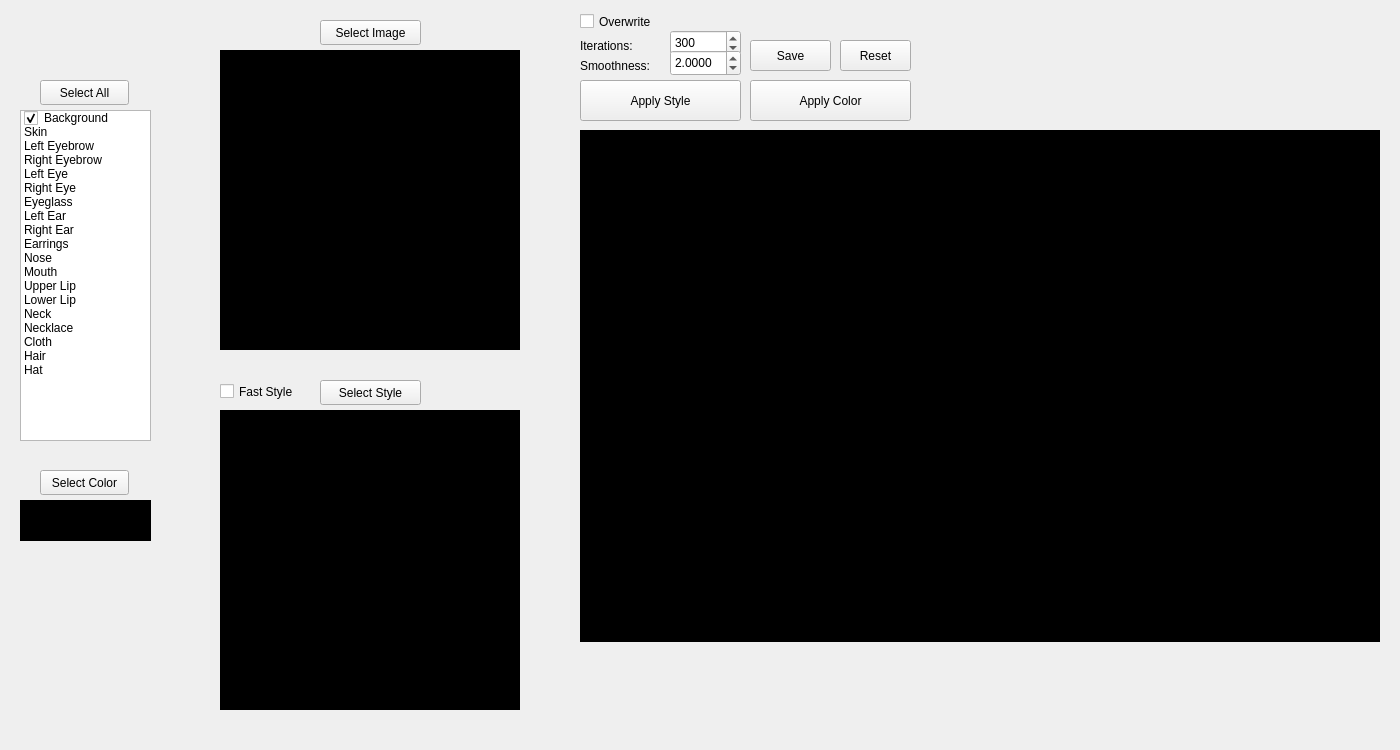
<?xml version="1.0" encoding="UTF-8"?>
<ui version="4.0">
 <class>SelfieArt</class>
 <widget class="QMainWindow" name="SelfieArt">
  <property name="geometry">
   <rect>
    <x>0</x>
    <y>0</y>
    <width>1400</width>
    <height>750</height>
   </rect>
  </property>
  <property name="windowTitle">
   <string notr="true">SelfieArt</string>
  </property>
  <widget class="QWidget" name="centralwidget">
   <widget class="QLabel" name="img">
    <property name="geometry">
     <rect>
      <x>220</x>
      <y>50</y>
      <width>300</width>
      <height>300</height>
     </rect>
    </property>
    <property name="autoFillBackground">
     <bool>false</bool>
    </property>
    <property name="styleSheet">
     <string notr="true">background-color: rgb(0, 0, 0);</string>
    </property>
    <property name="text">
     <string/>
    </property>
    <property name="scaledContents">
     <bool>true</bool>
    </property>
   </widget>
   <widget class="QLabel" name="style">
    <property name="geometry">
     <rect>
      <x>220</x>
      <y>410</y>
      <width>300</width>
      <height>300</height>
     </rect>
    </property>
    <property name="autoFillBackground">
     <bool>false</bool>
    </property>
    <property name="styleSheet">
     <string notr="true">background-color: rgb(0, 0, 0);</string>
    </property>
    <property name="text">
     <string/>
    </property>
    <property name="scaledContents">
     <bool>true</bool>
    </property>
   </widget>
   <widget class="QListWidget" name="listWidget">
    <property name="geometry">
     <rect>
      <x>20</x>
      <y>110</y>
      <width>131</width>
      <height>331</height>
     </rect>
    </property>
    <property name="layoutDirection">
     <enum>Qt::LeftToRight</enum>
    </property>
    <property name="layoutMode">
     <enum>QListView::Batched</enum>
    </property>
    <item>
     <property name="text">
      <string>Background</string>
     </property>
     <property name="checkState">
      <enum>Checked</enum>
     </property>
    </item>
    <item>
     <property name="text">
      <string>Skin</string>
     </property>
     <property name="checkState">
      <enum>Unchecked</enum>
     </property>
    </item>
    <item>
     <property name="text">
      <string>Left Eyebrow</string>
     </property>
     <property name="checkState">
      <enum>Unchecked</enum>
     </property>
    </item>
    <item>
     <property name="text">
      <string>Right Eyebrow</string>
     </property>
     <property name="checkState">
      <enum>Unchecked</enum>
     </property>
    </item>
    <item>
     <property name="text">
      <string>Left Eye</string>
     </property>
     <property name="checkState">
      <enum>Unchecked</enum>
     </property>
    </item>
    <item>
     <property name="text">
      <string>Right Eye</string>
     </property>
     <property name="checkState">
      <enum>Unchecked</enum>
     </property>
    </item>
    <item>
     <property name="text">
      <string>Eyeglass</string>
     </property>
     <property name="checkState">
      <enum>Unchecked</enum>
     </property>
    </item>
    <item>
     <property name="text">
      <string>Left Ear</string>
     </property>
     <property name="checkState">
      <enum>Unchecked</enum>
     </property>
    </item>
    <item>
     <property name="text">
      <string>Right Ear</string>
     </property>
     <property name="checkState">
      <enum>Unchecked</enum>
     </property>
    </item>
    <item>
     <property name="text">
      <string>Earrings</string>
     </property>
     <property name="checkState">
      <enum>Unchecked</enum>
     </property>
    </item>
    <item>
     <property name="text">
      <string>Nose</string>
     </property>
     <property name="checkState">
      <enum>Unchecked</enum>
     </property>
    </item>
    <item>
     <property name="text">
      <string>Mouth</string>
     </property>
     <property name="checkState">
      <enum>Unchecked</enum>
     </property>
    </item>
    <item>
     <property name="text">
      <string>Upper Lip</string>
     </property>
     <property name="checkState">
      <enum>Unchecked</enum>
     </property>
    </item>
    <item>
     <property name="text">
      <string>Lower Lip</string>
     </property>
     <property name="checkState">
      <enum>Unchecked</enum>
     </property>
    </item>
    <item>
     <property name="text">
      <string>Neck</string>
     </property>
     <property name="checkState">
      <enum>Unchecked</enum>
     </property>
    </item>
    <item>
     <property name="text">
      <string>Necklace</string>
     </property>
     <property name="checkState">
      <enum>Unchecked</enum>
     </property>
    </item>
    <item>
     <property name="text">
      <string>Cloth</string>
     </property>
     <property name="checkState">
      <enum>Unchecked</enum>
     </property>
    </item>
    <item>
     <property name="text">
      <string>Hair</string>
     </property>
     <property name="checkState">
      <enum>Unchecked</enum>
     </property>
    </item>
    <item>
     <property name="text">
      <string>Hat</string>
     </property>
     <property name="checkState">
      <enum>Unchecked</enum>
     </property>
    </item>
   </widget>
   <widget class="QPushButton" name="applyButton">
    <property name="geometry">
     <rect>
      <x>580</x>
      <y>80</y>
      <width>161</width>
      <height>41</height>
     </rect>
    </property>
    <property name="text">
     <string>Apply Style</string>
    </property>
   </widget>
   <widget class="QPushButton" name="selectImageButton">
    <property name="geometry">
     <rect>
      <x>320</x>
      <y>20</y>
      <width>101</width>
      <height>25</height>
     </rect>
    </property>
    <property name="text">
     <string>Select Image</string>
    </property>
   </widget>
   <widget class="QPushButton" name="selectStyleButton">
    <property name="geometry">
     <rect>
      <x>320</x>
      <y>380</y>
      <width>101</width>
      <height>25</height>
     </rect>
    </property>
    <property name="text">
     <string>Select Style</string>
    </property>
   </widget>
   <widget class="QLabel" name="result">
    <property name="geometry">
     <rect>
      <x>580</x>
      <y>130</y>
      <width>800</width>
      <height>512</height>
     </rect>
    </property>
    <property name="autoFillBackground">
     <bool>false</bool>
    </property>
    <property name="styleSheet">
     <string notr="true">background-color: rgb(0, 0, 0);</string>
    </property>
    <property name="text">
     <string/>
    </property>
    <property name="scaledContents">
     <bool>true</bool>
    </property>
   </widget>
   <widget class="QPushButton" name="selectAllButton">
    <property name="geometry">
     <rect>
      <x>40</x>
      <y>80</y>
      <width>89</width>
      <height>25</height>
     </rect>
    </property>
    <property name="text">
     <string>Select All</string>
    </property>
   </widget>
   <widget class="QLabel" name="colorChosen">
    <property name="geometry">
     <rect>
      <x>20</x>
      <y>500</y>
      <width>131</width>
      <height>41</height>
     </rect>
    </property>
    <property name="styleSheet">
     <string notr="true">background-color: rgb(0, 0, 0);</string>
    </property>
    <property name="text">
     <string/>
    </property>
   </widget>
   <widget class="QPushButton" name="colorButton">
    <property name="geometry">
     <rect>
      <x>40</x>
      <y>470</y>
      <width>89</width>
      <height>25</height>
     </rect>
    </property>
    <property name="text">
     <string>Select Color</string>
    </property>
   </widget>
   <widget class="QPushButton" name="applyColorButton">
    <property name="geometry">
     <rect>
      <x>750</x>
      <y>80</y>
      <width>161</width>
      <height>41</height>
     </rect>
    </property>
    <property name="text">
     <string>Apply Color</string>
    </property>
   </widget>
   <widget class="QPushButton" name="saveButton">
    <property name="geometry">
     <rect>
      <x>750</x>
      <y>40</y>
      <width>81</width>
      <height>31</height>
     </rect>
    </property>
    <property name="text">
     <string>Save</string>
    </property>
   </widget>
   <widget class="QSpinBox" name="numIterationsBox">
    <property name="geometry">
     <rect>
      <x>670</x>
      <y>30</y>
      <width>71</width>
      <height>26</height>
     </rect>
    </property>
    <property name="minimum">
     <number>1</number>
    </property>
    <property name="maximum">
     <number>10000</number>
    </property>
    <property name="singleStep">
     <number>100</number>
    </property>
    <property name="value">
     <number>300</number>
    </property>
   </widget>
   <widget class="QLabel" name="label">
    <property name="geometry">
     <rect>
      <x>580</x>
      <y>30</y>
      <width>91</width>
      <height>31</height>
     </rect>
    </property>
    <property name="text">
     <string>Iterations:</string>
    </property>
   </widget>
   <widget class="QDoubleSpinBox" name="temperatureBox">
    <property name="geometry">
     <rect>
      <x>670</x>
      <y>50</y>
      <width>71</width>
      <height>26</height>
     </rect>
    </property>
    <property name="decimals">
     <number>4</number>
    </property>
    <property name="minimum">
     <double>0.000100000000000</double>
    </property>
    <property name="maximum">
     <double>100.000000000000000</double>
    </property>
    <property name="singleStep">
     <double>0.100000000000000</double>
    </property>
    <property name="value">
     <double>2.000000000000000</double>
    </property>
   </widget>
   <widget class="QLabel" name="label_2">
    <property name="geometry">
     <rect>
      <x>580</x>
      <y>50</y>
      <width>91</width>
      <height>31</height>
     </rect>
    </property>
    <property name="text">
     <string>Smoothness:</string>
    </property>
   </widget>
   <widget class="QPushButton" name="resetButton">
    <property name="geometry">
     <rect>
      <x>840</x>
      <y>40</y>
      <width>71</width>
      <height>31</height>
     </rect>
    </property>
    <property name="text">
     <string>Reset</string>
    </property>
   </widget>
   <widget class="QCheckBox" name="fastCheckBox">
    <property name="geometry">
     <rect>
      <x>220</x>
      <y>380</y>
      <width>92</width>
      <height>23</height>
     </rect>
    </property>
    <property name="text">
     <string>Fast Style</string>
    </property>
   </widget>
   <widget class="QCheckBox" name="overCheckBox">
    <property name="geometry">
     <rect>
      <x>580</x>
      <y>10</y>
      <width>92</width>
      <height>23</height>
     </rect>
    </property>
    <property name="text">
     <string>Overwrite</string>
    </property>
   </widget>
  </widget>
 </widget>
 <resources/>
 <connections/>
</ui>
